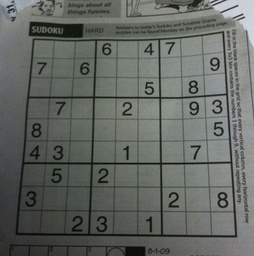
#> input picture Q3/sudoku.jpeg, 254 x 256 px, shrunk from 419 x 423 before the run
$ python noise_edge_filter.py   (Python 2 division)   (older library calls are emulated)
#> lines starting #> are read from the running program, lines starting #| are printed output that depends on the picture
import cv2
import numpy as np
import matplotlib.pyplot as plt

def addsnp(img, prob):
#> called with prob = 0.05
	temp = img.copy()

	matsnp = np.random.rand(temp.shape[0], temp.shape[1])

	temp[matsnp < prob] = 0
	temp[matsnp > 1-prob] = 255
#> call 4 of addsnp, with prob = 0.001
#> in addsnp (call 4), `temp[matsnp < prob] = 0`: temp: shape (256, 254); min 0, max 217, mean 101.7
#> in addsnp (call 4), `temp[matsnp > 1-prob] = 255`:
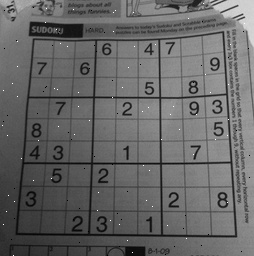
#> temp: shape (256, 254); min 0, max 255, mean 101.9
#> in addsnp (call 5), `temp[matsnp < prob] = 0`: temp: shape (256, 254); min 0, max 217, mean 101.8
#> in addsnp (call 5), `temp[matsnp > 1-prob] = 255`: temp: shape (256, 254); min 0, max 255, mean 101.8

	return temp

def highboostfilter(img, sigmaX, sigmaY, ksize, k=2):
	blur = cv2.GaussianBlur(img, ksize=ksize, sigmaX=sigmaX, sigmaY=sigmaY)
	transform = np.uint8((k+1)*np.float32(img) - k*np.float32(blur))
	return transform

def demo(target_array):
	return int(np.median(target_array)), int(np.max(target_array)), int(np.min(target_array))

def adaptivemedian(image, window=3):

	## set filter window and image dimensions
#> called with window = 3
	W = 2*window + 1
	xlength, ylength = img.shape
#> xlength = 256; ylength = 254

	vlength = W*W

	## create 2-D image array and initialize window
	paddedimage = np.pad(image.copy(), window, 'constant', constant_values=255)
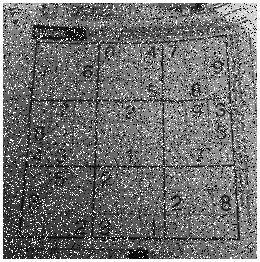
#> paddedimage: shape (262, 260); min 0, max 255, mean 114.2
	image_array = np.array(paddedimage, dtype=np.uint8)
	filter_window = np.array(np.zeros((W,W)))
	target_vector = np.array(np.zeros(vlength))
	changed = 0

	try:
		for y in range(window, ylength+window):
			for x in range(window, xlength+window):
				for w in range(1, window):
					filter_window = image_array[x-w:x+w+1, y-w:y+w+1]
					# print(filter_window)
					# target_vector = np.reshape(filter_window, ((vlength),))
					median, max_pixel, min_pixel = demo(filter_window)
					if median < max_pixel and median > min_pixel:
						if paddedimage[x, y] == min_pixel or paddedimage[x, y] == max_pixel:
							image_array[x, y] = median
							changed += 1
						break
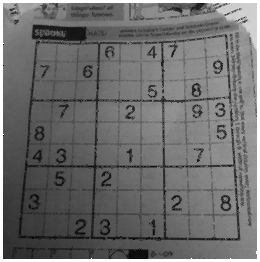
#> image_array: shape (262, 260); min 0, max 255, mean 109.5
#> after the loop, changed = 24358
	except TypeError:
		print "Error in processing function:", err
		sys.exit(2)
	print changed, "pixel(s) filtered out of", xlength*ylength
#| 24358 pixel(s) filtered out of 65024

	## return only central array
	return image_array[window:-window, window:-window]

img = cv2.imread('sudoku.jpeg',0)

noise_img = addsnp(img, 0.05)

n0 = addsnp(img, 0.1)
n10 = addsnp(img, 0.01)
n30 = addsnp(img, 0.001)
n60 = addsnp(img, 0.0001)

f0 = adaptivemedian(n0)
f10 = adaptivemedian(n10)
#> call 2 of adaptivemedian, with window = 3
#> after the loop in adaptivemedian (call 2), `for y in range(window, ylength+window):`:
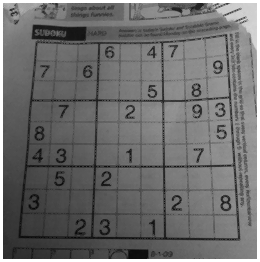
#> image_array: shape (262, 260); min 6, max 255, mean 109.5
#> after the loop in adaptivemedian (call 2), `for y in range(window, ylength+window):`: changed = 20576
#| 20576 pixel(s) filtered out of 65024
f30 = adaptivemedian(n30)
#> call 3 of adaptivemedian, with window = 3
#> in adaptivemedian (call 3), `paddedimage = np.pad(image.copy(), window, 'constant', constant_values..`:
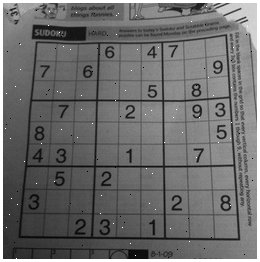
#> paddedimage: shape (262, 260); min 0, max 255, mean 108.8
#> after the loop in adaptivemedian (call 3), `for y in range(window, ylength+window):`: changed = 20407
#| 20407 pixel(s) filtered out of 65024
f60 = adaptivemedian(n60)
#| 20403 pixel(s) filtered out of 65024

boosted0 = highboostfilter(f0, sigmaX=1.0, sigmaY=1.0, ksize=(5, 5), k=1)
boosted10 = highboostfilter(f0, sigmaX=1.0, sigmaY=1.0, ksize=(5, 5), k=1)
boosted30 = highboostfilter(f30, sigmaX=1.0, sigmaY=1.0, ksize=(5, 5), k=1)
boosted60 = highboostfilter(f60, sigmaX=1.0, sigmaY=1.0, ksize=(5, 5), k=1)

diagonal = np.array([[1, 0, 1], [0, -4, 0], [1, 0, 1]])
kernelx = np.array([[0, 0, 0], [1, -2, 1], [0, 0, 0]])


sobel0 = cv2.filter2D(boosted0, cv2.CV_8U, kernel=diagonal+kernelx+kernelx.T)
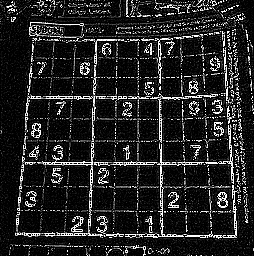
#> sobel0: shape (256, 254); min 0, max 255, mean 36.3
sobel10 = cv2.filter2D(boosted10, cv2.CV_8U, kernel=diagonal+kernelx+kernelx.T)
sobel30 = cv2.filter2D(boosted30, cv2.CV_8U, kernel=diagonal+kernelx+kernelx.T)
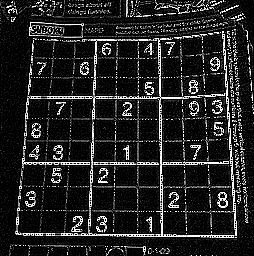
#> sobel30: shape (256, 254); min 0, max 255, mean 35.3
sobel60 = cv2.filter2D(boosted60, cv2.CV_8U, kernel=diagonal+kernelx+kernelx.T)


plt.figure(figsize=(6, 6))
plt.subplot(2, 2, 1),plt.imshow(sobel0, cmap = 'gray')
plt.title('SNR=0dB'), plt.xticks([]), plt.yticks([])
plt.subplot(2, 2, 2),plt.imshow(sobel10,cmap = 'gray')
plt.title('SNR=10dB'), plt.xticks([]), plt.yticks([])
plt.subplot(2, 2, 3),plt.imshow(sobel30, cmap = 'gray')
plt.title('SNR=30dB'), plt.xticks([]), plt.yticks([])
plt.subplot(2, 2, 4),plt.imshow(sobel60,cmap = 'gray')
plt.title('SNR=60dB'), plt.xticks([]), plt.yticks([])

plt.tight_layout()
plt.savefig("bestfilterededge.pdf", format="pdf", dpi=200)
